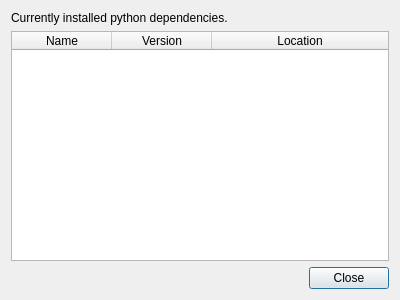
<?xml version="1.0" encoding="UTF-8"?>
<ui version="4.0">
 <class>Dialog</class>
 <widget class="QDialog" name="Dialog">
  <property name="geometry">
   <rect>
    <x>0</x>
    <y>0</y>
    <width>400</width>
    <height>300</height>
   </rect>
  </property>
  <property name="minimumSize">
   <size>
    <width>400</width>
    <height>300</height>
   </size>
  </property>
  <property name="windowTitle">
   <string>Installed requirements</string>
  </property>
  <layout class="QVBoxLayout" name="verticalLayout">
   <item>
    <widget class="QLabel" name="label">
     <property name="text">
      <string>Currently installed python dependencies.</string>
     </property>
     <property name="wordWrap">
      <bool>true</bool>
     </property>
    </widget>
   </item>
   <item>
    <widget class="QTableWidget" name="tableWidget">
     <attribute name="horizontalHeaderStretchLastSection">
      <bool>true</bool>
     </attribute>
     <column>
      <property name="text">
       <string>Name</string>
      </property>
     </column>
     <column>
      <property name="text">
       <string>Version</string>
      </property>
     </column>
     <column>
      <property name="text">
       <string>Location</string>
      </property>
     </column>
    </widget>
   </item>
   <item>
    <widget class="QDialogButtonBox" name="buttonBox">
     <property name="orientation">
      <enum>Qt::Horizontal</enum>
     </property>
     <property name="standardButtons">
      <set>QDialogButtonBox::Close</set>
     </property>
    </widget>
   </item>
  </layout>
 </widget>
 <resources/>
 <connections>
  <connection>
   <sender>buttonBox</sender>
   <signal>accepted()</signal>
   <receiver>Dialog</receiver>
   <slot>accept()</slot>
   <hints>
    <hint type="sourcelabel">
     <x>248</x>
     <y>254</y>
    </hint>
    <hint type="destinationlabel">
     <x>157</x>
     <y>274</y>
    </hint>
   </hints>
  </connection>
  <connection>
   <sender>buttonBox</sender>
   <signal>rejected()</signal>
   <receiver>Dialog</receiver>
   <slot>reject()</slot>
   <hints>
    <hint type="sourcelabel">
     <x>316</x>
     <y>260</y>
    </hint>
    <hint type="destinationlabel">
     <x>286</x>
     <y>274</y>
    </hint>
   </hints>
  </connection>
 </connections>
</ui>
